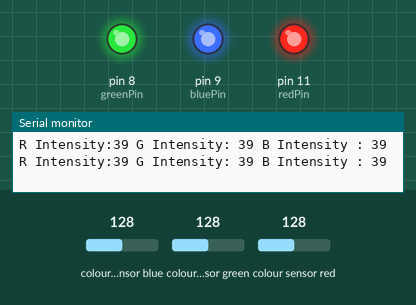
This sketch was run on a simulated Arduino Uno, built with avr-gcc and run on an emulated ATmega328P. Shown: output pins drawn as LEDs (lit = HIGH), the last lines printed to the serial monitor. Wiring (inferred from the names in the program): TCS3200 colour sensor: output pin 10; S2 pin 4; S3 pin 5; S0 pin 2; S1 pin 3. The test bench sets the inputs (shaded band); at power-on: colour sensor blue 128, colour sensor green 128, colour sensor red 128. Pins used as bus, display or sensor lines are not drawn.

Above: at 1.2 s.
1.3 s: colour sensor blue set to 135
At 4.0 s:
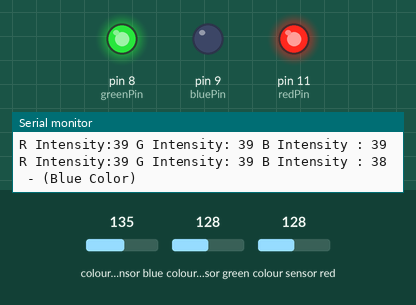
4.3 s: colour sensor green set to 134
At 7.2 s:
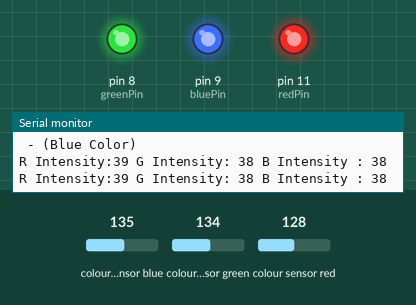
7.3 s: colour sensor blue set to 5
At 10.0 s:
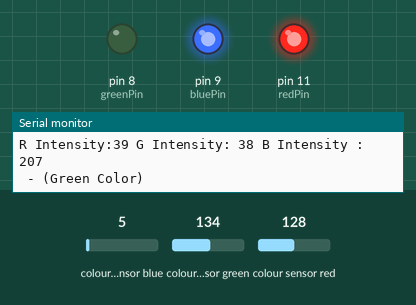
10.3 s: colour sensor blue set to 191
At 13.2 s:
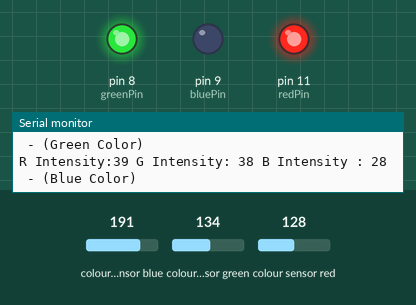
13.3 s: colour sensor blue set to 64
At 16.0 s:
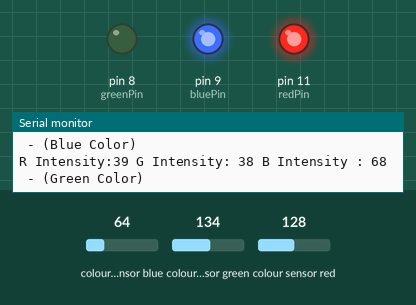
Timing chart, 0 to 17.3 s (numbered marks = the images above; inputs shaded):
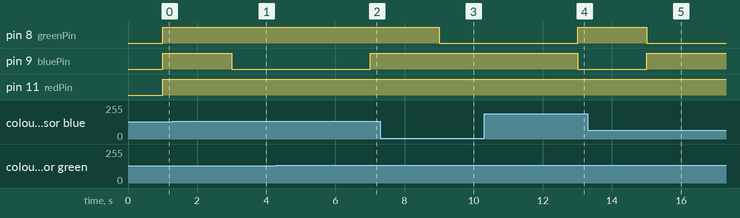

The sketch:

ColorSensor.ino
```cpp
/*********
  Rui Santos
  Complete project details at http://randomnerdtutorials.com
*********/

// TCS230 or TCS3200 pins wiring to Arduino
#define S0 2
#define S1 3
#define S2 4
#define S3 5
#define sensorOut 10
#define COMMON_ANODE
// Stores frequency read by the photodiodes
int redPin = 11;
int greenPin = 8;
int bluePin = 9;
int redFrequency = 0;
int greenFrequency = 0;
int blueFrequency = 0;


void setup() {
  // Setting the outputs
  pinMode(S0, OUTPUT);
  pinMode(S1, OUTPUT);
  pinMode(S2, OUTPUT);
  pinMode(S3, OUTPUT);
  pinMode(redPin, OUTPUT);
  pinMode(greenPin, OUTPUT);
  pinMode(bluePin, OUTPUT);

  // Setting the sensorOut as an input
  pinMode(sensorOut, INPUT);

  // Setting frequency scaling to 20%
  digitalWrite(S0,HIGH);
  digitalWrite(S1,HIGH);

   // Begins serial communication
  Serial.begin(9600);
}
void loop() {
 /* // Setting RED (R) filtered photodiodes to be read
  digitalWrite(S2,LOW);
  digitalWrite(S3,LOW);

  // Reading the output frequency
  redFrequency = pulseIn(sensorOut, LOW);

   // Printing the RED (R) value
  Serial.print("R = ");
  Serial.print(redFrequency);
  //delay(1000);

  // Setting GREEN (G) filtered photodiodes to be read
  digitalWrite(S2,HIGH);
  digitalWrite(S3,HIGH);

  // Reading the output frequency
  greenFrequency = pulseIn(sensorOut, LOW);

  // Printing the GREEN (G) value
  Serial.print(" G = ");
  Serial.print(greenFrequency);
  //delay(1000);

  // Setting BLUE (B) filtered photodiodes to be read
  digitalWrite(S2,LOW);
  digitalWrite(S3,HIGH);

  // Reading the output frequency
  blueFrequency = pulseIn(sensorOut, LOW);

  // Printing the BLUE (B) value
  Serial.print(" B = ");
  Serial.println(blueFrequency);
  delay(2000);


  setColor(redFrequency, greenFrequency, blueFrequency);
*/
  color();
  Serial.print("R Intensity:");
  Serial.print(redFrequency, DEC);
  Serial.print(" G Intensity: ");
  Serial.print(greenFrequency, DEC);
  Serial.print(" B Intensity : ");
  Serial.print(blueFrequency, DEC);
  Serial.println();
  delay(1000);
  if (redFrequency < blueFrequency && redFrequency < greenFrequency && redFrequency < 20)
  {
   Serial.println(" - (Red Color)");
   setColor(255,0,0);
   delay(1000);
  }

  else if (blueFrequency < redFrequency && blueFrequency < greenFrequency)
  {
   Serial.println(" - (Blue Color)");
   setColor(0,0,255);
  delay(1000);
  }

  else if (greenFrequency < redFrequency && greenFrequency < blueFrequency)
  {
   Serial.println(" - (Green Color)");
   setColor(0,255,0);
 delay(1000);
  }
  else{
  Serial.println();
  setColor(0,0,0);
  }

}


void color()
{
  digitalWrite(S2, LOW);
  digitalWrite(S3, LOW);
  //count OUT, pRed, RED
  redFrequency = pulseIn(sensorOut, digitalRead(sensorOut) == HIGH ? LOW : HIGH);
  digitalWrite(S3, HIGH);
  //count OUT, pBLUE, BLUE
  blueFrequency = pulseIn(sensorOut, digitalRead(sensorOut) == HIGH ? LOW : HIGH);
  digitalWrite(S2, HIGH);
  //count OUT, pGreen, GREEN
  greenFrequency = pulseIn(sensorOut, digitalRead(sensorOut) == HIGH ? LOW : HIGH);
}

void setColor(int red, int green, int blue)
{
  #ifdef COMMON_ANODE
    red = 255 - red;
    green = 255 - green;
    blue = 255 - blue;
  #endif
  analogWrite(redPin, red);
  analogWrite(greenPin, green);
  analogWrite(bluePin, blue);
}
```

Measured:
- the behaviour switches between 131 and 132 on colour sensor blue (found by bisection; images 0 and 1)
- the behaviour switches between 131 and 132 on colour sensor green (found by bisection; images 1 and 2)
- after the input at 1.3 s, pin 9 (bluePin): HIGH → LOW after 1.7 s
- after the input at 4.3 s, pin 9 (bluePin): LOW → HIGH after 2.7 s
- after the input at 7.3 s, pin 8 (greenPin): HIGH → LOW after 1.7 s
- after the input at 10.3 s, pin 8 (greenPin): LOW → HIGH after 2.7 s; pin 9 (bluePin): HIGH → LOW after 2.7 s
- after the input at 13.3 s, pin 8 (greenPin): HIGH → LOW after 1.7 s; pin 9 (bluePin): LOW → HIGH after 1.7 s
